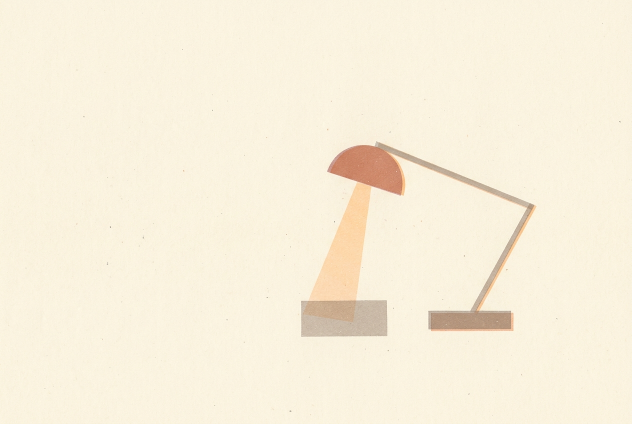
#> input picture design/riso/b2-lamp-1.jpg, 1264 x 848 px (shown at 1/2 size)
$ python import-covers.py
#> lines starting #> are read from the running program, lines starting #| are printed output that depends on the picture
"""把 design/riso/posts/<slug>-1.jpg 导入 src/assets/covers/<slug>.jpg：
缩到 1000px，并把每张图的纸色校正为页面底色 #f9f3de（olive-2），让配图无缝“印”在页面上。"""
import glob, os, sys
from PIL import Image

TARGET = (0xF9, 0xF3, 0xDE)
root = os.path.dirname(os.path.abspath(__file__))
out = os.path.join(root, '../../src/assets/covers')

def ground(im):
    w, h = im.size
    px = [im.getpixel((x, y)) for x in range(4, w, 23) for y in range(4, h, 19)]
    px.sort(key=sum)
    return px[int(len(px) * 0.7)]  # 纸占画面绝大部分，取偏亮的分位数

def convert(src, dst):
#> called with src = 'design/riso/b2-lamp-1.jpg'
    im = Image.open(src).convert('RGB')
#> im is the input picture: PIL image 1264x848 RGB; mean R, G, B 248.4, 239.8, 219.8
    im.thumbnail((1000, 1000))
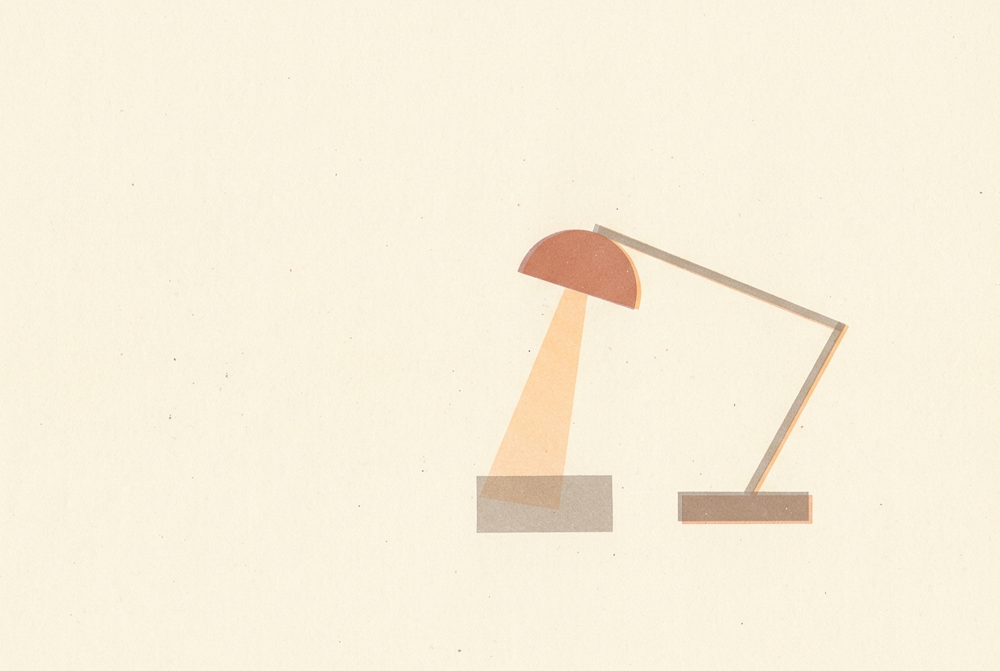
#> im: PIL image 1000x671 RGB; mean R, G, B 248.4, 239.8, 219.8
    g = ground(im)
#> in ground, `px = [im.getpixel((x, y)) for x in range(4, w, 23) for y in range(4, h..`: px = 1584 items, first 6: (249, 243, 224), (249, 242, 223), (249, 243, 221), (249, 242, 221), (247, 241, 218), (251, 243, 225)
#> g = (251, 244, 225)
    lut = []
    for c in range(3):
        k = TARGET[c] / g[c]
        lut += [min(255, round(v * k)) for v in range(256)]
#> this loop made 3 passes
#> k on passes 1 to 3: 0.992, 0.996, 0.987
#> after the loop, lut = 768 values, max 254 at index 511, min 0 at index 0, mean 126.4
    im.point(lut).save(dst, quality=80, optimize=True)

for f in sorted(glob.glob(os.path.join(root, 'posts/*-1.jpg'))):
    slug = os.path.basename(f)[:-6]
    convert(f, os.path.join(out, slug + '.jpg'))
convert(os.path.join(root, 'b2-lamp-1.jpg'), os.path.join(root, '../../src/assets/riso/lamp.jpg'))
print(len(glob.glob(os.path.join(out, '*.jpg'))), 'covers')
